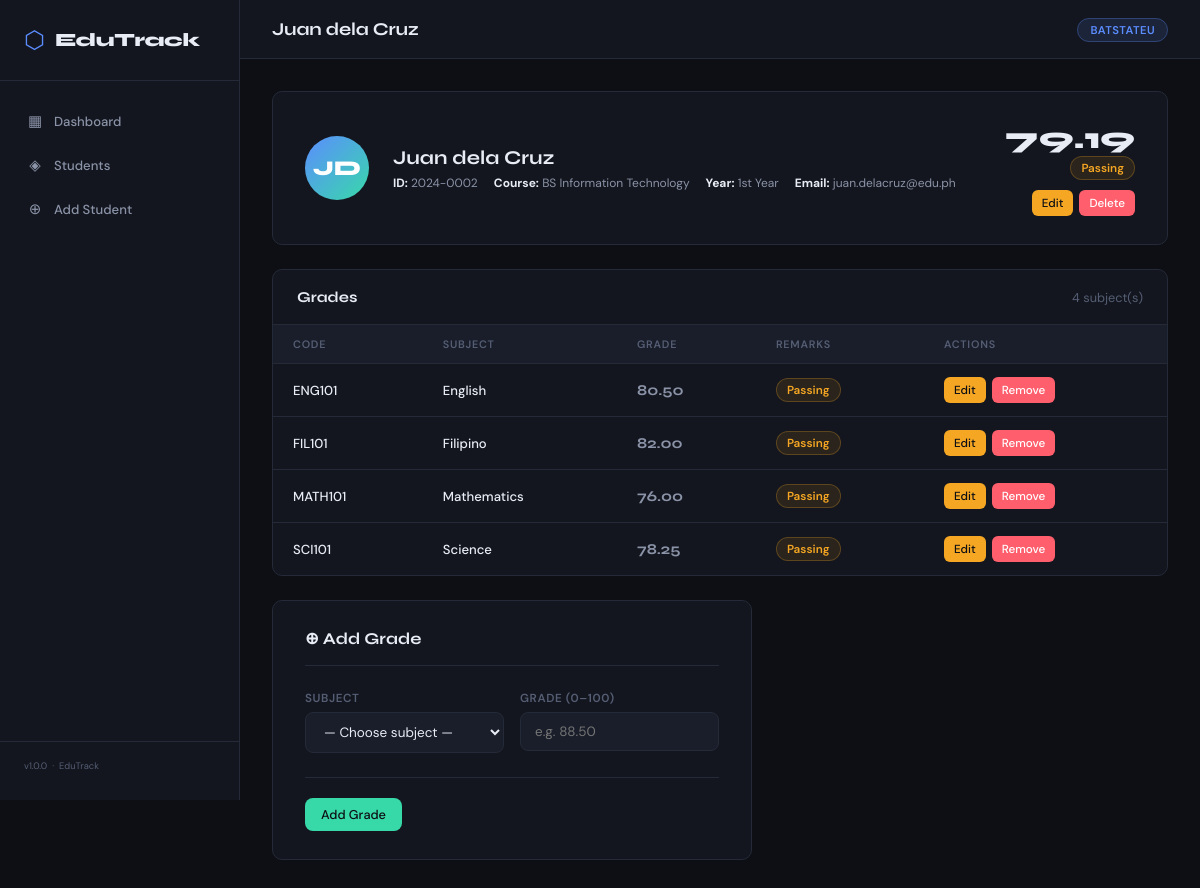
The page /students/profile.php?id=2 on the database its author committed.
### tables this page shows
CREATE TABLE IF NOT EXISTS students (
    id          INT AUTO_INCREMENT PRIMARY KEY,
    student_id  VARCHAR(20)  NOT NULL UNIQUE,
    firstname   VARCHAR(80)  NOT NULL,
    lastname    VARCHAR(80)  NOT NULL,
    course      VARCHAR(100) NOT NULL,
    year_level  VARCHAR(20)  NOT NULL,
    email       VARCHAR(120),
    created_at  TIMESTAMP    DEFAULT CURRENT_TIMESTAMP
);

CREATE TABLE IF NOT EXISTS grades (
    id         INT AUTO_INCREMENT PRIMARY KEY,
    student_id INT            NOT NULL,
    subject_id INT            NOT NULL,
    grade      DECIMAL(5, 2)  NOT NULL,
    FOREIGN KEY (student_id) REFERENCES students(id) ON DELETE CASCADE,
    FOREIGN KEY (subject_id) REFERENCES subjects(id) ON DELETE CASCADE,
    UNIQUE KEY unique_grade (student_id, subject_id)    
);

CREATE TABLE IF NOT EXISTS subjects (
    id           INT AUTO_INCREMENT PRIMARY KEY,
    subject_code VARCHAR(20)  NOT NULL UNIQUE,
    subject_name VARCHAR(120) NOT NULL
);

### students/profile.php (the view, shortened to what this page needs)
<?php
$conn = getConnection();
$id = intval($_GET['id'] ?? 0);
$stmt = $conn->prepare("SELECT * FROM students WHERE id = ? LIMIT 1");
$stmt->bind_param('i', $id);
$stmt->execute();
$student = $stmt->get_result()->fetch_assoc();
$pageTitle = $student['firstname'] . ' ' . $student['lastname'];
$stmt2 = $conn->prepare("
    SELECT g.id, g.grade, s.subject_code, s.subject_name
    FROM grades g
    JOIN subjects s ON s.id = g.subject_id
    WHERE g.student_id = ?
    ORDER BY s.subject_name
");
$stmt2->bind_param('i', $id);
$stmt2->execute();
$grades = $stmt2->get_result();
$stmtAvg = $conn->prepare("SELECT AVG(grade) AS avg, COUNT(*) AS cnt FROM grades WHERE student_id = ?");
$stmtAvg->bind_param('i', $id);
$stmtAvg->execute();
$avgRow  = $stmtAvg->get_result()->fetch_assoc();
$average = $avgRow['avg'];
$stmtSub = $conn->prepare("
    SELECT * FROM subjects
    WHERE id NOT IN (SELECT subject_id FROM grades WHERE student_id = ?)
    ORDER BY subject_name
");
$stmtSub->bind_param('i', $id);
$stmtSub->execute();
$availSubs = $stmtSub->get_result();
include __DIR__ . '/../includes/header.php';
$initials = strtoupper(substr($student['firstname'],0,1) . substr($student['lastname'],0,1));
$cls = $average === null ? '' : ($average >= 85 ? 'grade-pass' : ($average >= 75 ? 'grade-average' : 'grade-fail'));
$lbl = $average === null ? 'No grades' : ($average >= 85 ? 'Excellent' : ($average >= 75 ? 'Passing' : 'Failing'));
?>
<div class="profile-header">
  <div class="avatar"><?= $initials ?></div>
  <div class="profile-info">
    <h2><?= htmlspecialchars($student['firstname'] . ' ' . $student['lastname']) ?></h2>
    <div class="profile-meta">
      <span class="meta-item"><strong>ID:</strong> <?= htmlspecialchars($student['student_id']) ?></span>
      <span class="meta-item"><strong>Course:</strong> <?= htmlspecialchars($student['course']) ?></span>
      <span class="meta-item"><strong>Year:</strong> <?= htmlspecialchars($student['year_level']) ?></span>
      <?php if ($student['email']): ?>
        <span class="meta-item"><strong>Email:</strong> <?= htmlspecialchars($student['email']) ?></span>
      <?php endif; ?>
    </div>
  </div>
  <div style="margin-left:auto;display:flex;flex-direction:column;align-items:flex-end;gap:10px;">
    <?php if ($average !== null): ?>
      <div style="text-align:right;">
        <div style="font-family:'Syne',sans-serif;font-size:2rem;font-weight:800;"><?= number_format($average,2) ?></div>
        <span class="grade-badge <?= $cls ?>"><?= $lbl ?></span>
      </div>
    <?php endif; ?>
    <div class="action-group">
      <a href="/edutrack/students/edit.php?id=<?= $id ?>" class="btn btn-warning btn-sm">Edit</a>
      <button class="btn btn-danger btn-sm" onclick="confirmDelete(<?= $id ?>, '<?= htmlspecialchars(addslashes($student['firstname'].' '.$student['lastname'])) ?>')">Delete</button>
    </div>
  </div>
</div>
<div class="table-card">
  <div class="table-header">
    <h2>Grades</h2>
    <span style="color:var(--text-3);font-size:.85rem;"><?= $avgRow['cnt'] ?> subject(s)</span>
  </div>
  <table>
    <thead>
      <tr>
        <th>Code</th>
        <th>Subject</th>
        <th>Grade</th>
        <th>Remarks</th>
        <th>Actions</th>
      </tr>
    </thead>
    <tbody>
    <?php if ($grades->num_rows === 0): ?>
      <tr><td colspan="5" class="no-data">No grades recorded yet.</td></tr>
    <?php else: ?>
      <?php while ($g = $grades->fetch_assoc()):
        $gcls = $g['grade'] >= 85 ? 'grade-pass' : ($g['grade'] >= 75 ? 'grade-average' : 'grade-fail');
        $glbl = $g['grade'] >= 85 ? 'Excellent' : ($g['grade'] >= 75 ? 'Passing' : 'Failing');
      ?>
      <tr>
        <td><?= htmlspecialchars($g['subject_code']) ?></td>
        <td class="subject-name"><?= htmlspecialchars($g['subject_name']) ?></td>
        <td><span class="grade-number"><?= number_format($g['grade'],2) ?></span></td>
        <td><span class="grade-badge <?= $gcls ?>"><?= $glbl ?></span></td>
        <td class="action-group">
          <a href="/edutrack/grades/edit_grade.php?id=<?= $g['id'] ?>&student=<?= $id ?>" class="btn btn-warning btn-sm">Edit</a>
          <button class="btn btn-danger btn-sm" onclick="confirmDeleteGrade(<?= $g['id'] ?>)">Remove</button>
        </td>
      </tr>
      <?php endwhile; ?>
    <?php endif; ?>
    </tbody>
  </table>
</div>
<?php if ($availSubs->num_rows > 0): ?>
<div class="form-card" style="margin-top:24px;max-width:480px;">
  <h2>⊕ Add Grade</h2>
  <form method="POST" action="/edutrack/grades/add_grade.php">
    <div class="form-row">
      <div class="form-group">
        <label>Subject</label>
        <select name="subject_id" required>
          <option value="">— Choose subject —</option>
        </select>
      </div>
      <div class="form-group">
        <label>Grade (0–100)</label>
        <input type="number" name="grade" min="0" max="100" step="0.01" placeholder="e.g. 88.50" required />
      </div>
    </div>
    <div class="form-actions">
      <button type="submit" class="btn btn-success">Add Grade</button>
    </div>
  </form>
</div>
<?php endif; ?>
<?php $conn->close(); include __DIR__ . '/../includes/footer.php'; ?>

### includes/header.php (shortened to what this page needs)
<?php
$pageTitle = $pageTitle ?? 'EduTrack';
?>
<!DOCTYPE html>
<html lang="en">
<head>
  <link rel="stylesheet" href="/edutrack/assets/css/style.css" />
</head>
<body>
<nav class="sidebar">
  <div class="sidebar-brand">
    <span class="brand-icon">⬡</span>
    <span class="brand-name">EduTrack</span>
  </div>
  <ul class="nav-links">
    <li><a href="/edutrack/index.php"         class="<?= basename($_SERVER['PHP_SELF']) === 'index.php' ? 'active' : '' ?>">
      <span class="nav-icon">▦</span> Dashboard
    </a></li>
    <li><a href="/edutrack/students/view.php" class="<?= basename($_SERVER['PHP_SELF']) === 'view.php' ? 'active' : '' ?>">
      <span class="nav-icon">◈</span> Students
    </a></li>
    <li><a href="/edutrack/students/add.php"  class="<?= basename($_SERVER['PHP_SELF']) === 'add.php' ? 'active' : '' ?>">
      <span class="nav-icon">⊕</span> Add Student
    </a></li>
  </ul>
  <div class="sidebar-footer">
    <small>v1.0.0 &nbsp;·&nbsp; EduTrack</small>
  </div>
</nav>
<div class="main-wrapper">
  <header class="topbar">
    <h1 class="page-title"><?= htmlspecialchars($pageTitle) ?></h1>
    <div class="topbar-right">
      <span class="badge-school">BatStateU</span>
    </div>
  </header>
  <main class="content">

### includes/footer.php (shortened to what this page needs)
  </main>
</div>
</body>
</html>

### rows shown on the page
students: initials "JD", firstname+lastname "Juan dela Cruz", student "2024-0002", course "BS Information Technology", year_level "1st Year", email "juan.delacruz@edu.ph"
grades: subject.subject_code "ENG101", subject.subject_name "English", grade "80.50", grade "Passing"
grades: subject.subject_code "FIL101", subject.subject_name "Filipino", grade "82.00", grade "Passing"
grades: subject.subject_code "MATH101", subject.subject_name "Mathematics", grade "76.00", grade "Passing"
grades: subject.subject_code "SCI101", subject.subject_name "Science", grade "78.25", grade "Passing"

### other values the page prints
$pageTitle "Juan dela Cruz"
$average "79.19"
$lbl "Passing"
$avgRow['cnt'] "4"
